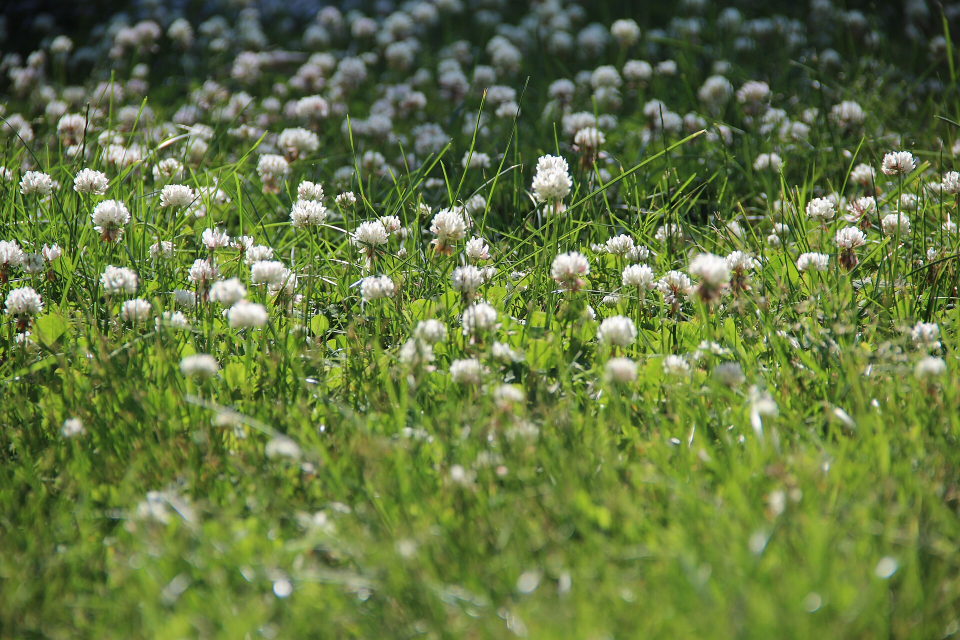
#> input picture testdata/n1-lawn-backyard.jpg, 1920 x 1280 px (shown at 1/2 size)
$ python detect_ref.py ../testdata/n1-lawn-backyard.jpg
#> lines starting #> are read from the running program, lines starting #| are printed output that depends on the picture
#!/usr/bin/env python3
"""Reference port of the detector in index.html.

Same pipeline, same constants, same order of operations — so that a result
here predicts what the web app does on the same picture. Used to tune the
defaults on real photos without a browser.

  python3 tools/detect_ref.py testdata/*.jpg -o out/
"""

import argparse, glob, math, os, sys
from PIL import Image, ImageDraw

WORK_W = 480          # matches the app's still-image path

DEFAULTS = dict(sens=55, size=26, green=55, tex=24)


# ---------------------------------------------------------------- primitives

def box_blur(src, w, h, r):
    """Separable running-sum mean over a (2r+1)^2 window, edge-clamped."""
    n = w * h
    tmp = [0] * n
    out = bytearray(n)
    win = 2 * r + 1
    for y in range(h):
        o = y * w
        s = 0
        for x in range(-r, r + 1):
            s += src[o + min(w - 1, max(0, x))]
        for x in range(w):
            tmp[o + x] = s
            s -= src[o + min(w - 1, max(0, x - r))]
            s += src[o + min(w - 1, max(0, x + r + 1))]
    win2 = win * win
    for x in range(w):
        s = 0
        for y in range(-r, r + 1):
            s += tmp[min(h - 1, max(0, y)) * w + x]
        for y in range(h):
            out[y * w + x] = int(s / win2)
            s -= tmp[min(h - 1, max(0, y - r)) * w + x]
            s += tmp[min(h - 1, max(0, y + r + 1)) * w + x]
    return out


def morph(src, w, h, r, is_max):
    n = w * h
    tmp = bytearray(n)
    out = bytearray(n)
    for y in range(h):
        o = y * w
        for x in range(w):
            v = 0 if is_max else 1
            for k in range(-r, r + 1):
                xx = x + k
                if xx < 0 or xx >= w:
                    if not is_max:
                        v = 0
                        break
                    continue
                s = src[o + xx]
                if is_max:
                    if s:
                        v = 1
                        break
                elif not s:
                    v = 0
                    break
            tmp[o + x] = v
    for x in range(w):
        for y in range(h):
            v = 0 if is_max else 1
            for k in range(-r, r + 1):
                yy = y + k
                if yy < 0 or yy >= h:
                    if not is_max:
                        v = 0
                        break
                    continue
                s = tmp[yy * w + x]
                if is_max:
                    if s:
                        v = 1
                        break
                elif not s:
                    v = 0
                    break
            out[y * w + x] = v
    return out


def components(mask, w, h, min_a, max_a):
    """8-connected flood fill; returns leaflet-candidate blob stats."""
    n = w * h
    seen = bytearray(n)
    blobs = []
    for i in range(n):
        if not mask[i] or seen[i]:
            continue
        st = [i]
        seen[i] = 1
        cnt = sx = sy = 0
        x0, x1, y0, y1 = w, 0, h, 0
        while st:
            p = st.pop()
            py, px = divmod(p, w)
            cnt += 1
            sx += px
            sy += py
            if px < x0: x0 = px
            if px > x1: x1 = px
            if py < y0: y0 = py
            if py > y1: y1 = py
            for dy in (-1, 0, 1):
                yy = py + dy
                if yy < 0 or yy >= h:
                    continue
                base = yy * w
                for dx in (-1, 0, 1):
                    xx = px + dx
                    if xx < 0 or xx >= w:
                        continue
                    q = base + xx
                    if mask[q] and not seen[q]:
                        seen[q] = 1
                        st.append(q)
        if cnt < min_a or cnt > max_a:
            continue
        bw, bh = x1 - x0 + 1, y1 - y0 + 1
        blobs.append(dict(
            x=sx / cnt, y=sy / cnt, area=cnt, w=bw, h=bh,
            aspect=max(bw, bh) / max(1, min(bw, bh)),
            fill=cnt / (bw * bh),
            r=math.sqrt(cnt / math.pi),
        ))
        if len(blobs) > 260:
            break
    return blobs


# ---------------------------------------------------------------- detector

def build_mask(rgb, w, h, P):
    n = w * h
    lum = bytearray(n)
    veg = bytearray(n)
    exg_min = P['green'] / 1000
    for i in range(n):
        r, g, b = rgb[i * 3], rgb[i * 3 + 1], rgb[i * 3 + 2]
        L = (r * 77 + g * 151 + b * 28) >> 8
        lum[i] = L
        exg = (2 * g - r - b) / (r + g + b + 1)
        veg[i] = 1 if (exg > exg_min and 26 < L < 250) else 0

    grad = bytearray(n)
    for y in range(1, h - 1):
        o = y * w
        for x in range(1, w - 1):
            i = o + x
            v = abs(lum[i + 1] - lum[i - 1]) + abs(lum[i + w] - lum[i - w])
            grad[i] = 255 if v > 255 else v
    smooth = box_blur(grad, w, h, 3)

    return bytearray(1 if (veg[i] and smooth[i] < P['tex']) else 0 for i in range(n))


# [6 lines left out: function cv, not called in this run]


def clamp01(v):
    return 0.0 if v < 0 else 1.0 if v > 1 else v


# [25 lines left out: function score_cluster, not called in this run]


def detect(rgb, w, h, P):
    mask0 = build_mask(rgb, w, h, P)
    opened = morph(morph(mask0, w, h, 1, False), w, h, 1, True)

    raw = components(opened, w, h, P['size'], P['size'] * 40)
    leaves = [b for b in raw if b['aspect'] < 2.5 and 0.40 < b['fill'] < 0.97]

    parent = list(range(len(leaves)))

    def find(a):
        while parent[a] != a:
            parent[a] = parent[parent[a]]
            a = parent[a]
        return a

    for i in range(len(leaves)):
        for j in range(i + 1, len(leaves)):
            a, b = leaves[i], leaves[j]
            if max(a['area'], b['area']) / min(a['area'], b['area']) > 3.2:
                continue
            if math.hypot(a['x'] - b['x'], a['y'] - b['y']) < 1.35 * (a['r'] + b['r']):
                ra, rb = find(i), find(j)
                if ra != rb:
                    parent[rb] = ra

    groups = {}
    for i, l in enumerate(leaves):
        groups.setdefault(find(i), []).append(l)

    thr = 0.35 + (P['sens'] / 100) * 0.40
    quads, trios = [], []
    for g in groups.values():
        if len(g) == 4:
            c = score_cluster(g, 4)
            if c['score'] >= thr:
                quads.append(c)
        elif len(g) == 3:
            c = score_cluster(g, 3)
            if c['score'] >= thr:
                trios.append(c)
    quads.sort(key=lambda c: -c['score'])

    sizes = sorted(len(g) for g in groups.values())
    return dict(quads=quads, trios=trios, leaves=leaves, mask=opened,
                threshold=thr, group_sizes=sizes)


# ---------------------------------------------------------------- rendering

def annotate(img, res, w, h, scale=2, show_mask=True):
    out = img.resize((w * scale, h * scale), Image.LANCZOS).convert('RGB')
    if show_mask:
        m = Image.new('RGBA', (w, h), (0, 0, 0, 0))
        mp = m.load()
        for i, v in enumerate(res['mask']):
            if v:
                mp[i % w, i // w] = (127, 179, 213, 110)
        out = Image.alpha_composite(
            out.convert('RGBA'), m.resize((w * scale, h * scale), Image.NEAREST)
        ).convert('RGB')

    d = ImageDraw.Draw(out)
    for l in res['leaves']:
        d.ellipse([(l['x'] - l['r']) * scale, (l['y'] - l['r']) * scale,
                   (l['x'] + l['r']) * scale, (l['y'] + l['r']) * scale],
                  outline=(201, 211, 199), width=1)
    for t in res['trios']:
        r = t['r'] * scale
        d.ellipse([t['x'] * scale - r, t['y'] * scale - r,
                   t['x'] * scale + r, t['y'] * scale + r],
                  outline=(127, 179, 213), width=2)
    for q in res['quads']:
        r = max(20, q['r'] * scale * 1.25)
        d.ellipse([q['x'] * scale - r, q['y'] * scale - r,
                   q['x'] * scale + r, q['y'] * scale + r],
                  outline=(242, 180, 65), width=4)
        d.text((q['x'] * scale - r, q['y'] * scale - r - 12),
               f"4-leaf {q['score']*100:.0f}%", fill=(242, 180, 65))
    return out


# ---------------------------------------------------------------- main

def main():
    ap = argparse.ArgumentParser()
    ap.add_argument('files', nargs='+')
    ap.add_argument('-o', '--out', default='out')
    ap.add_argument('-w', '--width', type=int, default=WORK_W)
    for k, v in DEFAULTS.items():
        ap.add_argument('--' + k, type=int, default=v)
    ap.add_argument('--no-image', action='store_true')
    a = ap.parse_args()

    P = {k: getattr(a, k) for k in DEFAULTS}
    os.makedirs(a.out, exist_ok=True)
    print(f'params {P}  threshold={0.35 + P["sens"]/100*0.40:.2f}  width={a.width}')
    print(f'{"file":30s} {"leaflets":>8s} {"3-leaf":>7s} {"4-LEAF":>7s}  best  group sizes')

    files = [f for pat in a.files for f in sorted(glob.glob(pat))]
    for f in files:
        img = Image.open(f).convert('RGB')
#> img is the input picture: PIL image 1920x1280 RGB; mean R, G, B 99.8, 117.8, 63.5
        w = a.width
        h = round(w * img.height / img.width)
        small = img.resize((w, h), Image.LANCZOS)
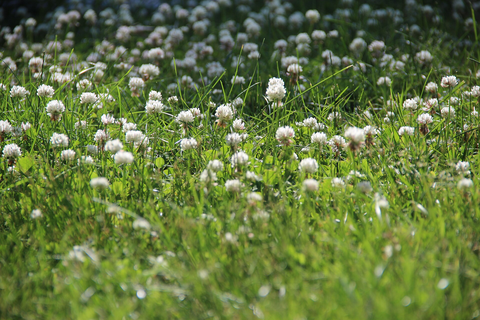
#> small: PIL image 480x320 RGB; mean R, G, B 99.8, 117.8, 63.5
        rgb = small.tobytes()
        res = detect(rgb, w, h, P)
#> res = 6 items
        best = max((q['score'] for q in res['quads']), default=0)
#> best = 0
        sizes = res['group_sizes']
#> sizes = 39 values from 1 to 2
        hist = {n: sizes.count(n) for n in sorted(set(sizes)) if n >= 2}
#> hist = {2: 1}
        print(f'{os.path.basename(f):30s} {len(res["leaves"]):8d} '
              f'{len(res["trios"]):7d} {len(res["quads"]):7d}  '
              f'{best*100:4.0f}%  {hist}')
#| n1-lawn-backyard.jpg                 40       0       0     0%  {2: 1}
        if not a.no_image:
            annotate(small, res, w, h).save(
                os.path.join(a.out, os.path.splitext(os.path.basename(f))[0] + '.png'))
#> in annotate, `out = img.resize((w * scale, h * scale), Image.LANCZOS).convert('RGB')`:
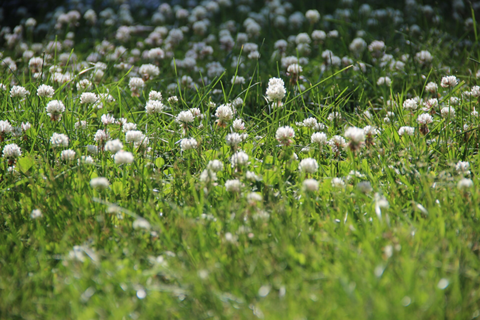
#> out: PIL image 960x640 RGB (shown at 1/2 size); mean R, G, B 99.8, 117.8, 63.5
#> in annotate, `out = Image.alpha_composite( out.convert('RGBA'), m.resize((w * scale,..`:
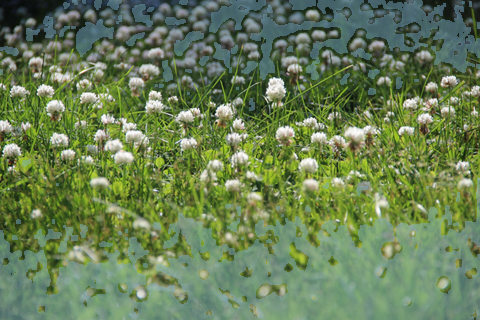
#> out: PIL image 960x640 RGB (shown at 1/2 size); mean R, G, B 104.6, 126.8, 85.6
#> the loop in annotate, `for l in res['leaves']:` made 40 passes
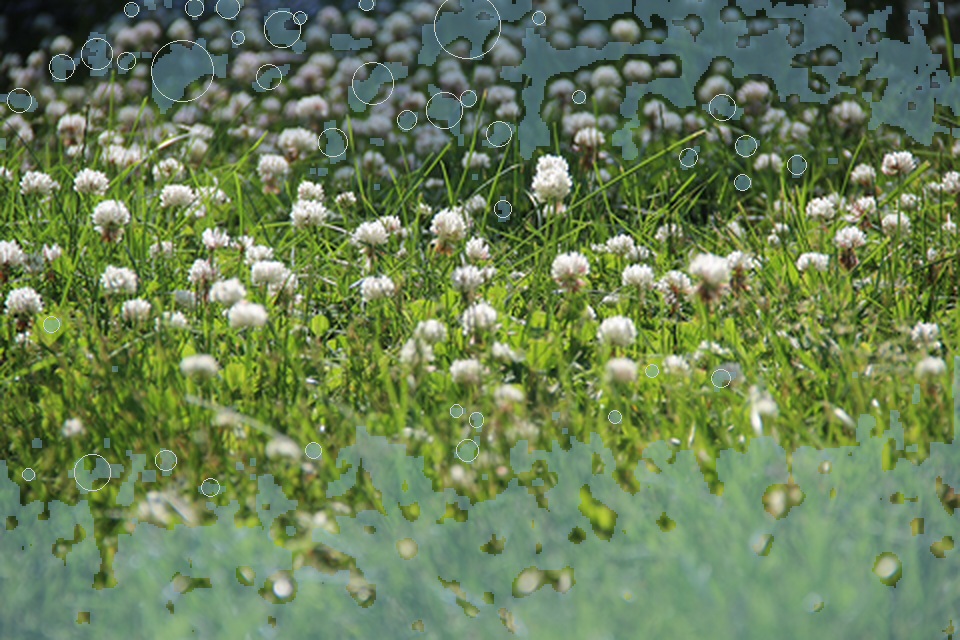
#> saved as n1-lawn-backyard.png: PIL image 960x640 RGB; mean R, G, B 105.1, 127.3, 86.1


if __name__ == '__main__':
    main()

$ run again, on testdata/n6-clover-leaf-nc.jpg
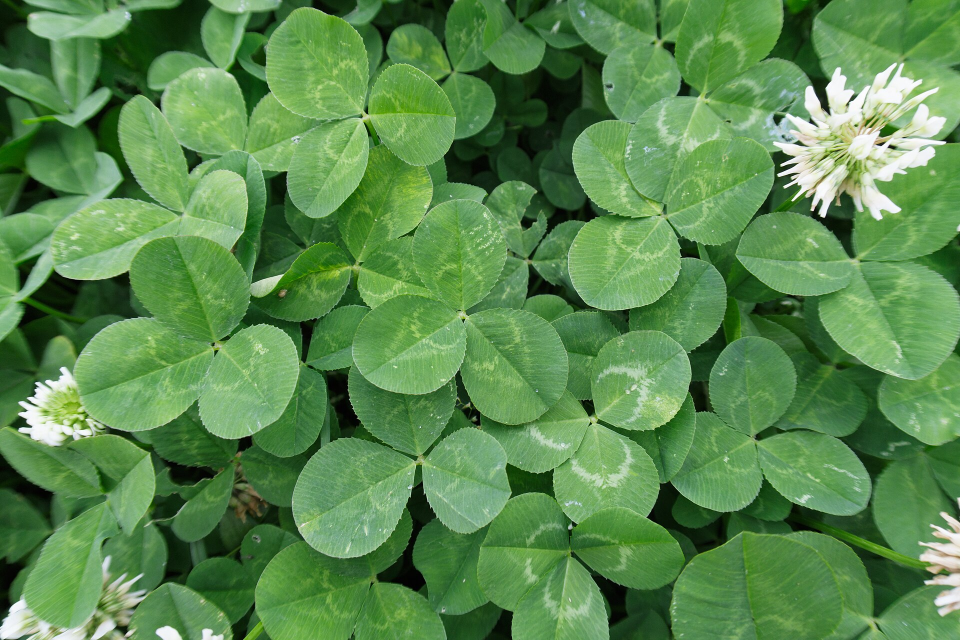
#> input picture testdata/n6-clover-leaf-nc.jpg, 1920 x 1280 px (shown at 1/2 size)
#> in main, img is the input picture: PIL image 1920x1280 RGB; mean R, G, B 88.8, 137.3, 77.6
#> res = 6 items
#> best = 0
#> in main, `sizes = res['group_sizes']`: sizes = 54 values from 1 to 2
#> hist = {2: 10}
#| n6-clover-leaf-nc.jpg                64       0       0     0%  {2: 10}
#> m: PIL image 480x320 RGBA; every value is 0
#> the loop in annotate, `for i, v in enumerate(res['mask']):` made 153600 passes
#> v on passes 1 to 3: 0, 0, 0
#> in annotate, `out = Image.alpha_composite( out.convert('RGBA'), m.resize((w * scale,..`:
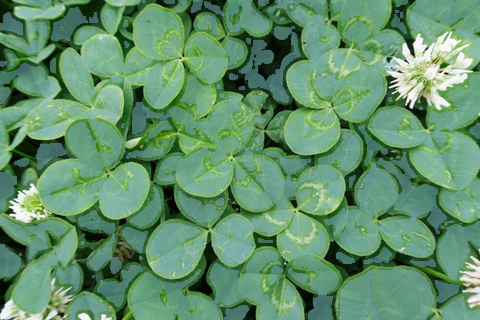
#> out: PIL image 960x640 RGB (shown at 1/2 size); mean R, G, B 97.7, 145.6, 108.5
#> the loop in annotate, `for l in res['leaves']:` made 64 passes
#> in main, `annotate(small, res, w, h).save( os.path.join(a.out, os.path.splitext(..`:
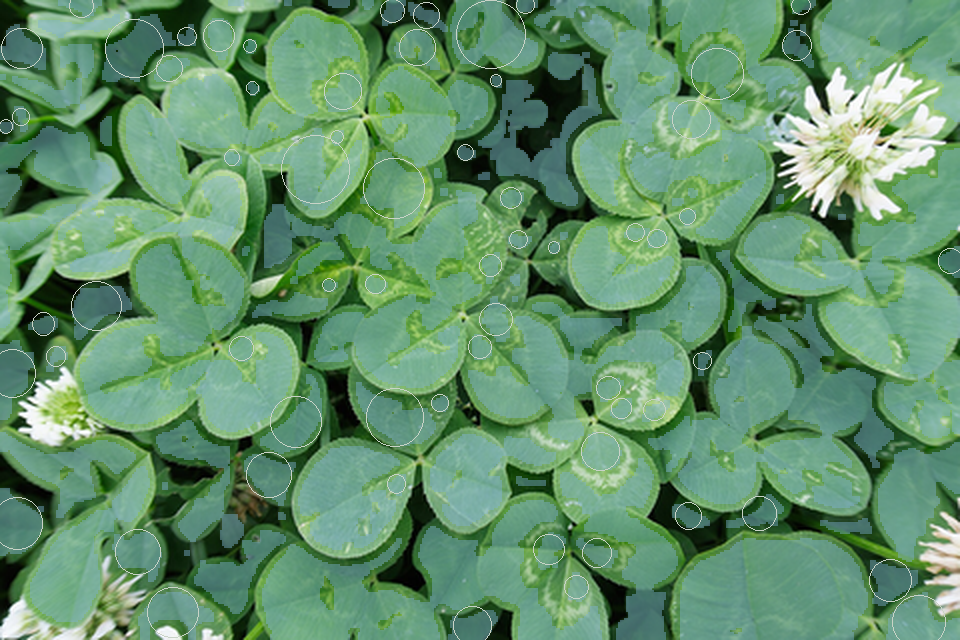
#> saved as n6-clover-leaf-nc.png: PIL image 960x640 RGB; mean R, G, B 98.6, 146.2, 109.3

$ run again, on testdata/p2-four-trifolium-repens.jpg
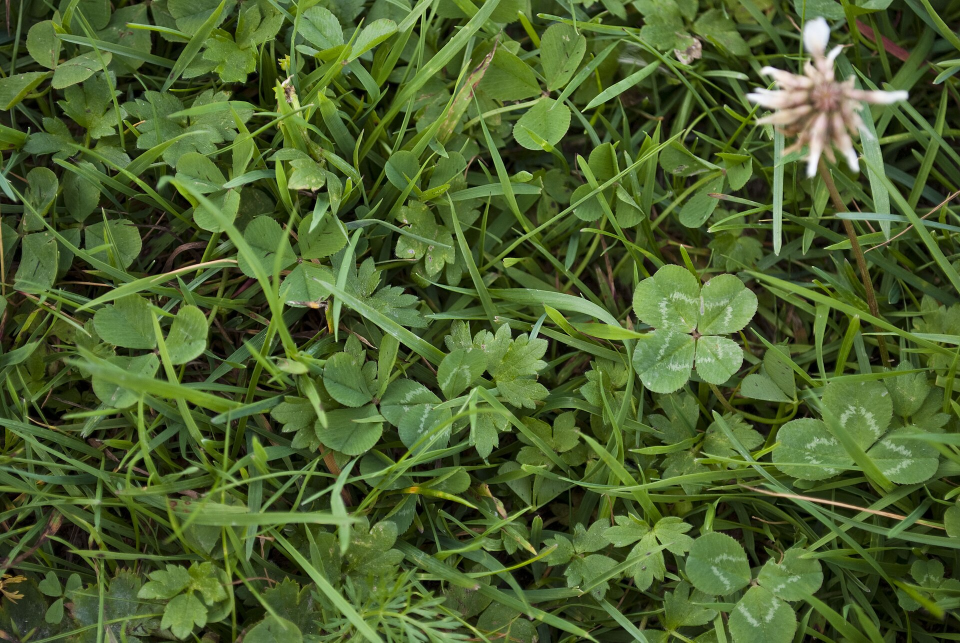
#> input picture testdata/p2-four-trifolium-repens.jpg, 1920 x 1285 px (shown at 1/2 size)
#> in main, img is the input picture: PIL image 1920x1285 RGB; mean R, G, B 76.4, 97.1, 46.2
#> res = 6 items
#> best = 0
#> in main, `sizes = res['group_sizes']`: sizes = 117 values from 1 to 2
#> hist = {2: 5}
#| p2-four-trifolium-repens.jpg        122       0       0     0%  {2: 5}
#> m: PIL image 480x321 RGBA; every value is 0
#> the loop in annotate, `for i, v in enumerate(res['mask']):` made 154080 passes
#> v on passes 1 to 3: 0, 0, 0
#> in annotate, `out = Image.alpha_composite( out.convert('RGBA'), m.resize((w * scale,..`:
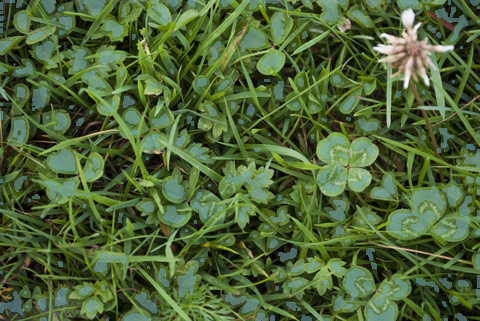
#> out: PIL image 960x642 RGB (shown at 1/2 size); mean R, G, B 78.7, 100.7, 55
#> the loop in annotate, `for l in res['leaves']:` made 122 passes
#> in main, `annotate(small, res, w, h).save( os.path.join(a.out, os.path.splitext(..`:
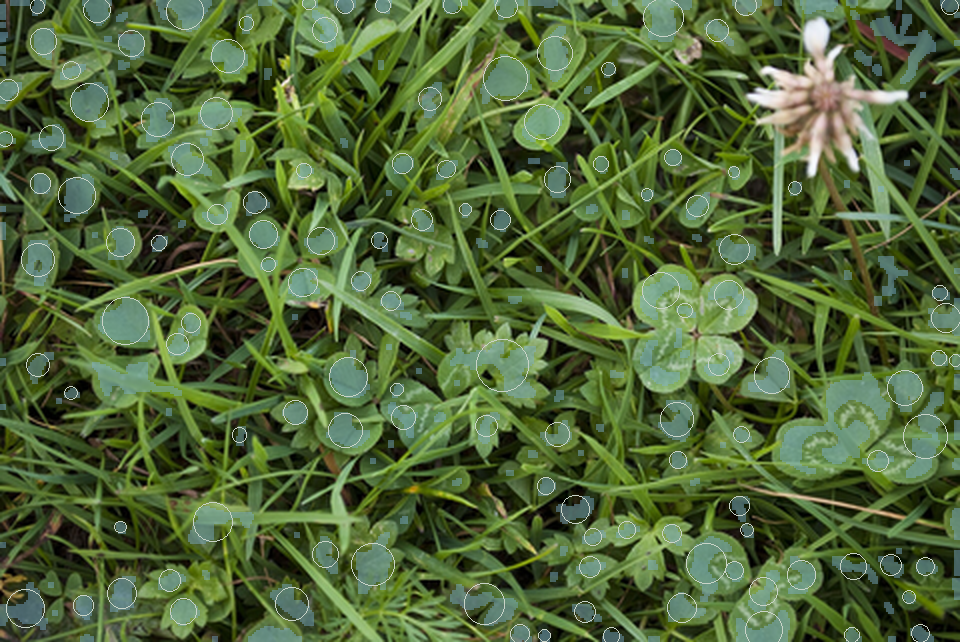
#> saved as p2-four-trifolium-repens.png: PIL image 960x642 RGB; mean R, G, B 80.1, 101.8, 56.5
